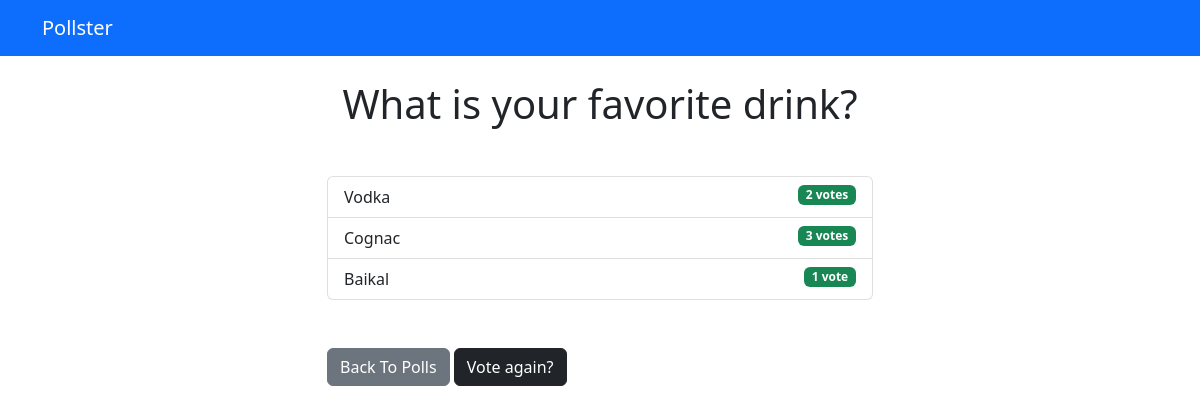
The page /polls/2/results/ on the database as committed earlier.
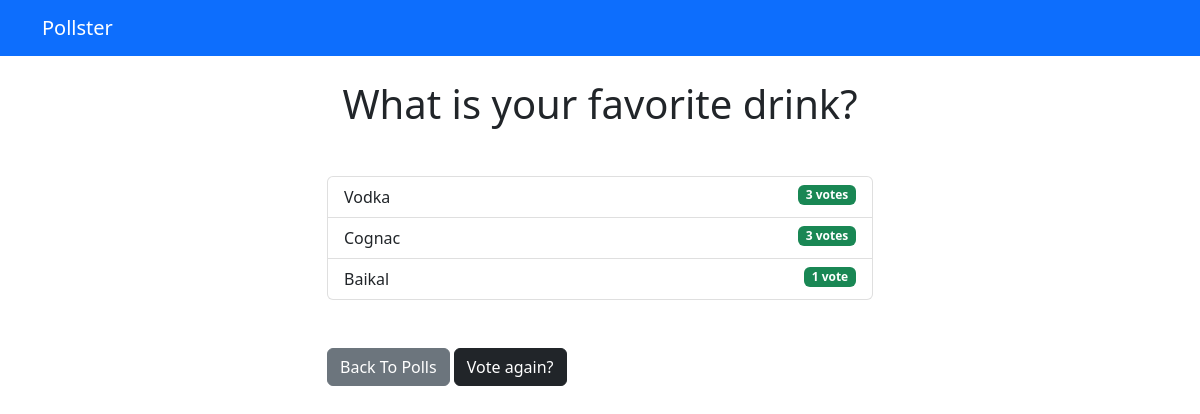
The same page on the database as committed later.
### polls/models.py (models this page shows, shortened)
class Choice(models.Model):
    question = models.ForeignKey(Question, on_delete=models.CASCADE)
    choice_text = models.CharField(max_length=200)
    votes = models.IntegerField(default=0)

### polls/views.py (the view)
# urls.py: path('<int:pk>/results/', views.ResultsView.as_view(), name='results'),
class ResultsView(generic.DetailView):
    model = Question
    template_name = 'polls/results.html'

### templates/polls/results.html
{% extends 'base.html' %}
{% block content %}
<h1 class="mb-5 text-center">{{ question.question_text }}</h1>
<ul class="list-group mb-5">
	{% for choice in question.choice_set.all %}
	<li class="list-group-item">
		{{ choice.choice_text }}
		<span class="badge text-bg-success float-end">{{ choice.votes }} vote{{ choice.votes | pluralize }}</span>
	</li>
	{% endfor %}
</ul>
<a class="btn btn-secondary" href="{% url 'polls:index' %}">Back To Polls</a>
<a class="btn btn-dark" href="{% url 'polls:detail' question.id %}">Vote again?</a>
{% endblock %}

Rows that differ between the two databases and show on the page:
changed Choice "Vodka": votes "2" → "3"
